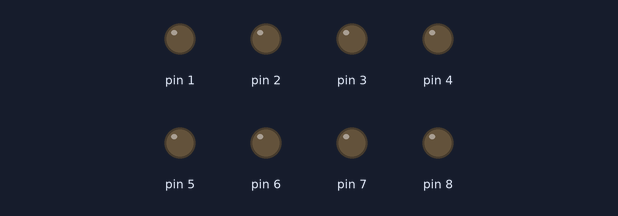
The sketch below on a simulated Arduino Uno, built with avr-gcc and run on an emulated ATmega328P. On the bench: output pins drawn as LEDs (lit = HIGH).

Above: at 0.1 s.
At 0.3 s:
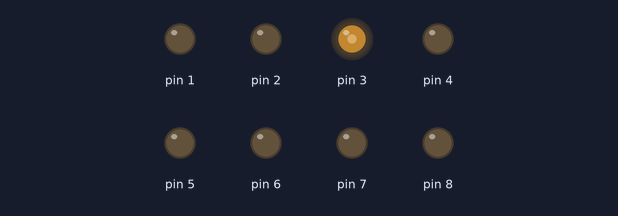
At 0.45 s:
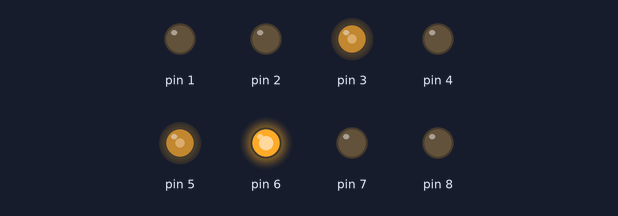
At 0.8 s:
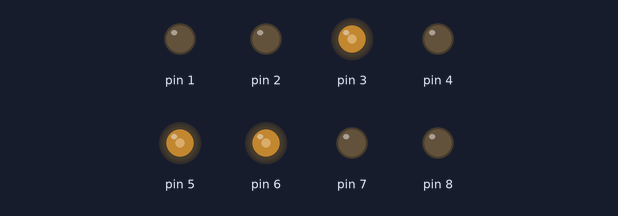
At 0.95 s:
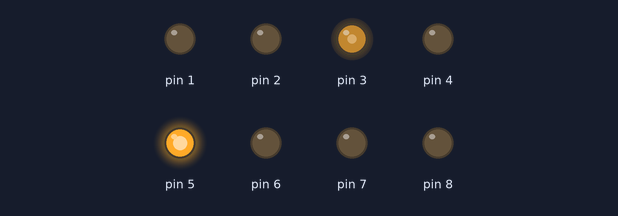
At 1.15 s:
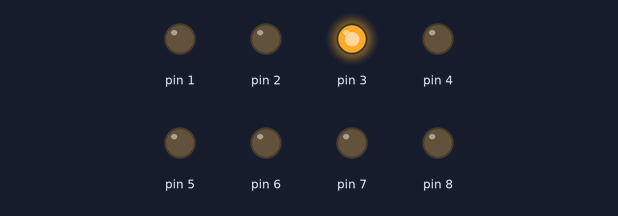
Timing chart, 0 to 3.0 s (numbered marks = the images above):
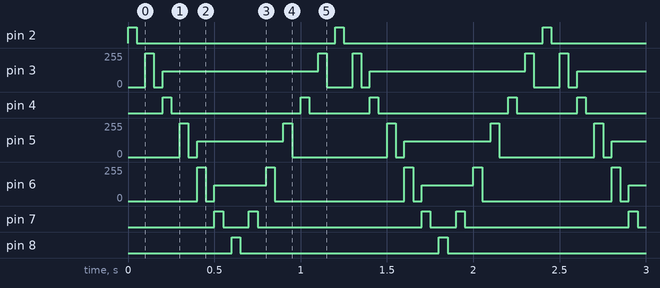

The sketch:

sketch_mar25b.ino
```cpp
int i;
int brightness = 255;
int fadeAmount = 120;
void setup() {
  // put your setup code here, to run once:
for (i = 2;i<=8;i=i+1)
pinMode(i, OUTPUT);
}

void loop() {
  // put your main code here, to run repeatedly:

for (i = 2;i<=8;i=i+1)
{
analogWrite(i, brightness);
analogWrite(i-1, fadeAmount);
delay(50);
analogWrite(i, LOW);
delay(50);
}
for (i=7;i>=3;i=i-1)
{
analogWrite(i, brightness);
analogWrite(i-1, fadeAmount);
delay(50);
analogWrite(i, LOW);
delay(50);
}
}
```

Measured:
- by itself, pin 2, pin 8: alternates HIGH for 0.05 s and LOW for 1.2 s
- by itself, pin 3: repeats every 1.2 s: 0/255 0.05 s, 120/255 0.90 s, 255/255 0.05 s, 0/255 0.15 s, 255/255 0.05 s
- by itself, pin 4: repeats every 1.2 s: LOW 0.75 s, HIGH 0.05 s, LOW 0.35 s, HIGH 0.05 s
- by itself, pin 5: repeats every 1.2 s: 0/255 0.05 s, 120/255 0.50 s, 255/255 0.05 s, 0/255 0.55 s, 255/255 0.05 s
- by itself, pin 6: repeats every 1.2 s: 0/255 0.05 s, 120/255 0.30 s, 255/255 0.05 s, 0/255 0.75 s, 255/255 0.05 s
- by itself, pin 7: repeats every 1.2 s: LOW 0.15 s, HIGH 0.05 s, LOW 0.95 s, HIGH 0.05 s
